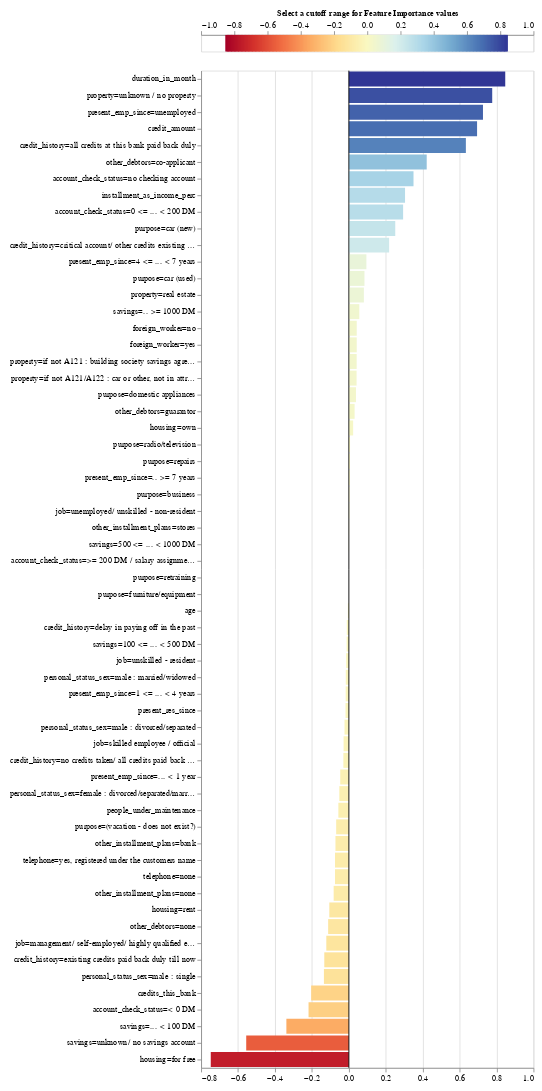

Notebook code for this chart:
### Code cell
exp.plot_features_importance()

### Figure 1 — Vega-Lite specification as saved in the notebook (floating-point values rounded to 4 significant figures; data arrays with more than 128 entries replaced by an {"elided": "..."} marker saying what was removed)
{"config": {"view": {"continuousWidth": 400, "continuousHeight": 300}, "axis": {"labelFontSize": 10, "labelLimit": 225.0}}, "vconcat": [{"layer": [{"data": {"name": "data-ff0a70cacdc6f5bba308095f10544d9a"}, "mark": {"type": "rule", "strokeWidth": 3}, "encoding": {"color": {"type": "quantitative", "field": "xValue", "legend": null, "scale": {"domain": [-0.847, 0.847], "domainMid": 0, "scheme": "redyellowblue"}}, "x": {"type": "quantitative", "axis": {"orient": "top", "titleFontSize": 10}, "field": "xValue", "title": "Select a cutoff range for Feature Importance values "}}}, {"data": {"name": "data-c7bc3ae69e1253e8223f70a11d04b99d"}, "mark": {"type": "rect", "color": "black", "height": 20, "opacity": 0.4, "tooltip": true}, "encoding": {"x": {"type": "quantitative", "field": "x_min"}, "x2": {"field": "x_max"}, "y": {"type": "quantitative", "axis": null, "field": "y"}}, "selection": {"Cutter": {"type": "single", "fields": ["cutoff"], "bind": {"input": "range", "max": 0.847, "min": 0, "name": "Importance cutoff value (±) ", "step": 0.01694}, "init": {"cutoff": 0.0}}}, "transform": [{"calculate": "(-Cutter.cutoff)", "as": "x_min"}, {"calculate": "Cutter.cutoff", "as": "x_max"}]}], "height": 20}, {"layer": [{"data": {"name": "data-0950a43e1af068c5582afe3c60bb3b6d"}, "mark": "bar", "encoding": {"color": {"type": "quantitative", "field": "value", "legend": null, "scale": {"domain": [-0.847, 0.847], "domainMid": 0, "scheme": "blueorange"}}, "tooltip": [{"type": "nominal", "field": "name", "title": "Feature"}, {"type": "quantitative", "field": "value", "title": "Importance"}], "x": {"type": "quantitative", "field": "value", "title": null}, "y": {"type": "nominal", "field": "name", "sort": {"field": "value", "op": "mean", "order": "descending"}, "title": null}}, "selection": {"Cutter": {"type": "single", "fields": ["cutoff"], "bind": {"input": "range", "max": 0.847, "min": 0, "name": "Importance cutoff value (±) ", "step": 0.01694}, "init": {"cutoff": 0.0}}}, "transform": [{"filter": "((datum.value > Cutter.cutoff) || (datum.value < (-Cutter.cutoff)))"}]}, {"data": {"name": "data-9c00aa9dc2b1c1a0b4bf9b34ead12925"}, "mark": "rule", "encoding": {"x": {"type": "quantitative", "field": "x"}}}]}], "padding": 10, "$schema": "https://vega.github.io/schema/vega-lite/v4.8.1.json", "datasets": {"data-ff0a70cacdc6f5bba308095f10544d9a": {"elided": "200 records"}, "data-c7bc3ae69e1253e8223f70a11d04b99d": [{"y": 0, "x": -0.5, "x2": 0.5}], "data-0950a43e1af068c5582afe3c60bb3b6d": [{"name": "duration_in_month", "value": 0.847}, {"name": "credit_amount", "value": 0.6944}, {"name": "installment_as_income_perc", "value": 0.3044}, {"name": "present_res_since", "value": -0.01792}, {"name": "age", "value": -0.005164}, {"name": "credits_this_bank", "value": -0.204}, {"name": "people_under_maintenance", "value": -0.05676}, {"name": "account_check_status=0 <= ... < 200 DM", "value": 0.2939}, {"name": "account_check_status=< 0 DM", "value": -0.2182}, {"name": "account_check_status=>= 200 DM / salary assignments for at least 1 year", "value": 9.601e-05}, {"name": "account_check_status=no checking account", "value": 0.3502}, {"name": "credit_history=all credits at this bank paid back duly", "value": 0.6338}, {"name": "credit_history=critical account/ other credits existing (not at this bank)", "value": 0.2182}, {"name": "credit_history=delay in paying off in the past", "value": -0.01125}, {"name": "credit_history=existing credits paid back duly till now", "value": -0.1329}, {"name": "credit_history=no credits taken/ all credits paid back duly", "value": -0.0296}, {"name": "purpose=(vacation - does not exist?)", "value": -0.06856}, {"name": "purpose=business", "value": 0.003674}, {"name": "purpose=car (new)", "value": 0.2514}, {"name": "purpose=car (used)", "value": 0.08468}, {"name": "purpose=domestic appliances", "value": 0.03855}, {"name": "purpose=education", "value": 0.0}, {"name": "purpose=furniture/equipment", "value": -2.945e-18}, {"name": "purpose=radio/television", "value": 0.006493}, {"name": "purpose=repairs", "value": 0.005963}, {"name": "purpose=retraining", "value": 2.39e-18}, {"name": "savings=.. >= 1000 DM ", "value": 0.05671}, {"name": "savings=... < 100 DM", "value": -0.3382}, {"name": "savings=100 <= ... < 500 DM", "value": -0.01206}, {"name": "savings=500 <= ... < 1000 DM ", "value": 0.001055}, {"name": "savings=unknown/ no savings account", "value": -0.5557}, {"name": "present_emp_since=.. >= 7 years", "value": 0.005294}, {"name": "present_emp_since=... < 1 year ", "value": -0.04655}, {"name": "present_emp_since=1 <= ... < 4 years", "value": -0.01705}, {"name": "present_emp_since=4 <= ... < 7 years", "value": 0.09509}, {"name": "present_emp_since=unemployed", "value": 0.7264}, {"name": "personal_status_sex=female : divorced/separated/married", "value": -0.05151}, {"name": "personal_status_sex=male : divorced/separated", "value": -0.02343}, {"name": "personal_status_sex=male : married/widowed", "value": -0.0165}, {"name": "personal_status_sex=male : single", "value": -0.135}, {"name": "other_debtors=co-applicant", "value": 0.4217}, {"name": "other_debtors=guarantor", "value": 0.03123}, {"name": "other_debtors=none", "value": -0.112}, {"name": "property=if not A121 : building society savings agreement/ life insurance", "value": 0.04237}, {"name": "property=if not A121/A122 : car or other, not in attribute 6", "value": 0.04192}, {"name": "property=real estate", "value": 0.08148}, {"name": "property=unknown / no property", "value": 0.7764}, {"name": "other_installment_plans=bank", "value": -0.07247}, {"name": "other_installment_plans=none", "value": -0.08219}, {"name": "other_installment_plans=stores", "value": 0.001695}, {"name": "housing=for free", "value": -0.7477}, {"name": "housing=own", "value": 0.02338}, {"name": "housing=rent", "value": -0.1058}, {"name": "job=management/ self-employed/ highly qualified employee/ officer", "value": -0.122}, {"name": "job=skilled employee / official", "value": -0.02837}, {"name": "job=unemployed/ unskilled - non-resident", "value": 0.002873}, {"name": "job=unskilled - resident", "value": -0.01446}, {"name": "telephone=none", "value": -0.07507}, {"name": "telephone=yes, registered under the customers name ", "value": -0.07507}, {"name": "foreign_worker=no", "value": 0.04269}, {"name": "foreign_worker=yes", "value": 0.04269}], "data-9c00aa9dc2b1c1a0b4bf9b34ead12925": [{"x": 0}]}}
